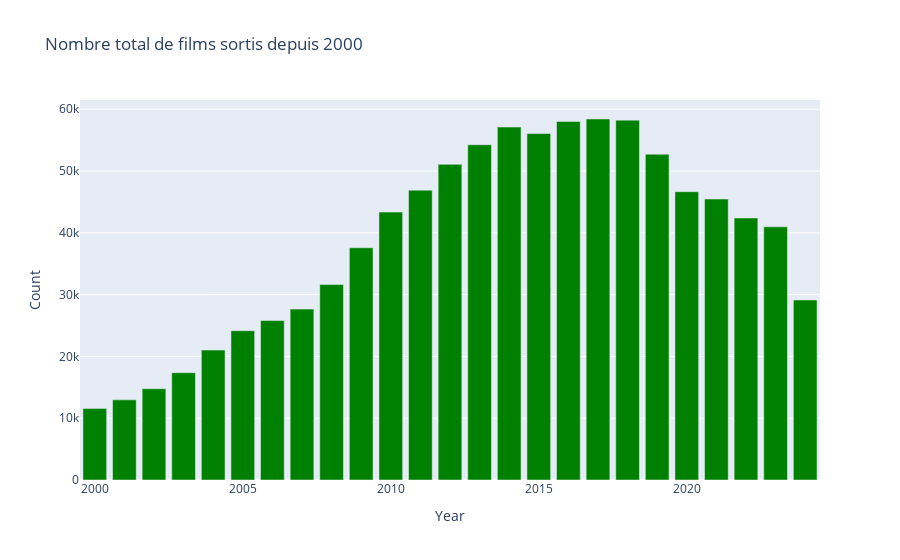

Notebook source saved alongside this figure:
### Code cell
# Graphe 2 : Evolution du nombre de films sur les 5 dernières années
#data_5yrs = data_title_basics[(data_title_basics['startYear'] >= '2020-01-01') & (data_title_basics['startYear'] <= '2024-12-31')]
data_from2000 = data_title_basics[(data_title_basics['startYear'] >= '2000-01-01')]
yearly_counts = data_from2000['startYear'].dt.year.value_counts().reset_index()
yearly_counts.columns = ['Year', 'Count']

fig = px.bar(yearly_counts, x='Year', y='Count', color_discrete_sequence=["green"], title='Nombre total de films sortis depuis 2000')
fig.show()

### Figure 1 — Plotly figure (JSON) as saved in the notebook; plotly's stock layout.template omitted (floating-point values rounded to 4 significant figures)
{"data": [{"alignmentgroup": "True", "hovertemplate": "Year=%{x}<br>Count=%{y}<extra></extra>", "legendgroup": "", "marker": {"color": "green", "pattern": {"shape": ""}}, "name": "", "offsetgroup": "", "orientation": "v", "showlegend": false, "textposition": "auto", "type": "bar", "x": [2017, 2018, 2016, 2014, 2015, 2013, 2019, 2012, 2011, 2020, 2021, 2010, 2022, 2023, 2009, 2008, 2024, 2007, 2006, 2005, 2004, 2003, 2002, 2001, 2000], "xaxis": "x", "y": [58421, 58236, 58023, 57118, 56074, 54255, 52728, 51085, 46909, 46658, 45465, 43357, 42396, 40973, 37581, 31633, 29128, 27653, 25813, 24169, 21022, 17366, 14772, 12969, 11591], "yaxis": "y"}], "layout": {"barmode": "relative", "legend": {"tracegroupgap": 0}, "title": {"text": "Nombre total de films sortis depuis 2000"}, "xaxis": {"anchor": "y", "domain": [0, 1], "title": {"text": "Year"}}, "yaxis": {"anchor": "x", "domain": [0, 1], "title": {"text": "Count"}}}}
